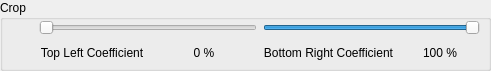
     <widget class="QGroupBox" name="groupBox_Crop">
      <property name="geometry">
       <rect>
        <x>500</x>
        <y>300</y>
        <width>491</width>
        <height>71</height>
       </rect>
      </property>
      <property name="title">
       <string>Crop</string>
      </property>
      <widget class="QWidget" name="gridLayoutWidget_9">
       <property name="geometry">
        <rect>
         <x>39</x>
         <y>20</y>
         <width>441</width>
         <height>44</height>
        </rect>
       </property>
       <layout class="QGridLayout" name="gridLayout_Crop">
        <item row="0" column="0">
         <widget class="QSlider" name="horizontalSlider_CropTopLefCoefficient">
          <property name="minimum">
           <number>1</number>
          </property>
          <property name="maximum">
           <number>100</number>
          </property>
          <property name="singleStep">
           <number>5</number>
          </property>
          <property name="orientation">
           <enum>Qt::Orientation::Horizontal</enum>
          </property>
         </widget>
        </item>
        <item row="0" column="1">
         <widget class="QSlider" name="horizontalSlider_CropBottomRightCoefficient">
          <property name="minimum">
           <number>1</number>
          </property>
          <property name="maximum">
           <number>100</number>
          </property>
          <property name="singleStep">
           <number>5</number>
          </property>
          <property name="value">
           <number>100</number>
          </property>
          <property name="orientation">
           <enum>Qt::Orientation::Horizontal</enum>
          </property>
         </widget>
        </item>
        <item row="1" column="0">
         <layout class="QGridLayout" name="gridLayout__CropTopLefCoefficient">
          <item row="0" column="0">
           <widget class="QLabel" name="label_CropTopLefCoefficient">
            <property name="text">
             <string>Top Left Coefficient</string>
            </property>
            <property name="alignment">
             <set>Qt::AlignmentFlag::AlignCenter</set>
            </property>
           </widget>
          </item>
          <item row="0" column="1">
           <widget class="QLabel" name="label_CropTopLefCoefficientValue">
            <property name="text">
             <string>0 %</string>
            </property>
            <property name="alignment">
             <set>Qt::AlignmentFlag::AlignCenter</set>
            </property>
           </widget>
          </item>
         </layout>
        </item>
        <item row="1" column="1">
         <layout class="QGridLayout" name="gridLayout_CropBottomRightCoefficient">
          <item row="0" column="0">
           <widget class="QLabel" name="label_CropBottomRightCoefficient">
            <property name="text">
             <string>Bottom Right Coefficient</string>
            </property>
            <property name="alignment">
             <set>Qt::AlignmentFlag::AlignCenter</set>
            </property>
           </widget>
          </item>
          <item row="0" column="1">
           <widget class="QLabel" name="label_CropBottomRightCoefficientValue">
            <property name="text">
             <string>100 %</string>
            </property>
            <property name="alignment">
             <set>Qt::AlignmentFlag::AlignCenter</set>
            </property>
           </widget>
          </item>
         </layout>
        </item>
       </layout>
      </widget>
     </widget>
